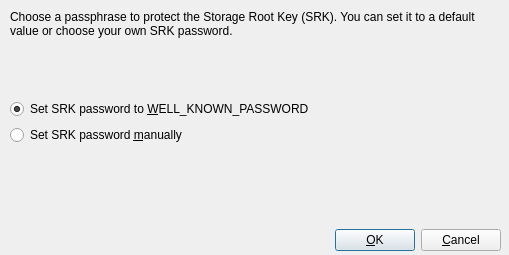
<ui version="4.0" >
 <class>SetSRKDialog</class>
 <widget class="QDialog" name="SetSRKDialog" >
  <property name="geometry" >
   <rect>
    <x>0</x>
    <y>0</y>
    <width>509</width>
    <height>255</height>
   </rect>
  </property>
  <property name="windowTitle" >
   <string>Set SRK Password</string>
  </property>
  <widget class="QWidget" name="layoutWidget" >
   <property name="geometry" >
    <rect>
     <x>10</x>
     <y>10</y>
     <width>491</width>
     <height>241</height>
    </rect>
   </property>
   <layout class="QVBoxLayout" name="verticalLayout" >
    <item>
     <widget class="QLabel" name="label" >
      <property name="text" >
       <string>Choose a passphrase to protect the Storage Root Key (SRK). You can set it to a default value or choose your own SRK password.</string>
      </property>
      <property name="wordWrap" >
       <bool>true</bool>
      </property>
     </widget>
    </item>
    <item>
     <spacer name="verticalSpacer_2" >
      <property name="orientation" >
       <enum>Qt::Vertical</enum>
      </property>
      <property name="sizeHint" stdset="0" >
       <size>
        <width>20</width>
        <height>40</height>
       </size>
      </property>
     </spacer>
    </item>
    <item>
     <widget class="QRadioButton" name="radioButtonSrkDefault" >
      <property name="text" >
       <string>Set SRK password to &amp;WELL_KNOWN_PASSWORD</string>
      </property>
      <property name="checked" >
       <bool>true</bool>
      </property>
     </widget>
    </item>
    <item>
     <widget class="QRadioButton" name="radioButtonSrkManually" >
      <property name="text" >
       <string>Set SRK password &amp;manually</string>
      </property>
      <property name="shortcut" >
       <string>Alt+T</string>
      </property>
     </widget>
    </item>
    <item>
     <spacer name="verticalSpacer" >
      <property name="orientation" >
       <enum>Qt::Vertical</enum>
      </property>
      <property name="sizeHint" stdset="0" >
       <size>
        <width>20</width>
        <height>78</height>
       </size>
      </property>
     </spacer>
    </item>
    <item>
     <layout class="QHBoxLayout" name="horizontalLayout" >
      <item>
       <spacer name="horizontalSpacer" >
        <property name="orientation" >
         <enum>Qt::Horizontal</enum>
        </property>
        <property name="sizeHint" stdset="0" >
         <size>
          <width>358</width>
          <height>20</height>
         </size>
        </property>
       </spacer>
      </item>
      <item>
       <widget class="QPushButton" name="buttonOk" >
        <property name="text" >
         <string>&amp;OK</string>
        </property>
       </widget>
      </item>
      <item>
       <widget class="QPushButton" name="buttonCancel" >
        <property name="text" >
         <string>&amp;Cancel</string>
        </property>
       </widget>
      </item>
     </layout>
    </item>
   </layout>
  </widget>
 </widget>
 <resources/>
 <connections>
  <connection>
   <sender>buttonOk</sender>
   <signal>clicked()</signal>
   <receiver>SetSRKDialog</receiver>
   <slot>accept()</slot>
   <hints>
    <hint type="sourcelabel" >
     <x>264</x>
     <y>235</y>
    </hint>
    <hint type="destinationlabel" >
     <x>150</x>
     <y>128</y>
    </hint>
   </hints>
  </connection>
  <connection>
   <sender>buttonCancel</sender>
   <signal>clicked()</signal>
   <receiver>SetSRKDialog</receiver>
   <slot>reject()</slot>
   <hints>
    <hint type="sourcelabel" >
     <x>199</x>
     <y>235</y>
    </hint>
    <hint type="destinationlabel" >
     <x>150</x>
     <y>128</y>
    </hint>
   </hints>
  </connection>
  <connection>
   <sender>radioButtonSrkDefault</sender>
   <signal>clicked()</signal>
   <receiver>SetSRKDialog</receiver>
   <slot>slotSetSrk()</slot>
   <hints>
    <hint type="sourcelabel" >
     <x>150</x>
     <y>107</y>
    </hint>
    <hint type="destinationlabel" >
     <x>150</x>
     <y>128</y>
    </hint>
   </hints>
  </connection>
  <connection>
   <sender>radioButtonSrkManually</sender>
   <signal>clicked()</signal>
   <receiver>SetSRKDialog</receiver>
   <slot>slotSetSrk()</slot>
   <hints>
    <hint type="sourcelabel" >
     <x>150</x>
     <y>136</y>
    </hint>
    <hint type="destinationlabel" >
     <x>150</x>
     <y>128</y>
    </hint>
   </hints>
  </connection>
 </connections>
 <slots>
  <slot>slotSetSrk()</slot>
 </slots>
</ui>
